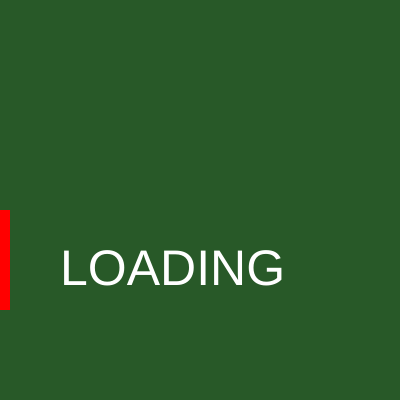
Frame 1 (no input)
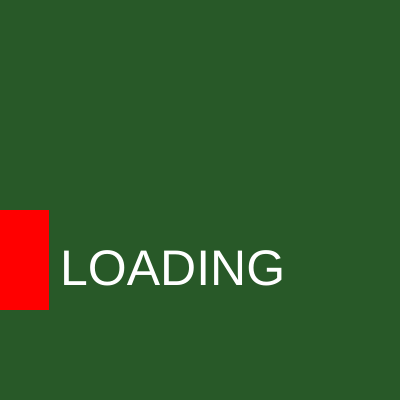
Frame 60 (no input)
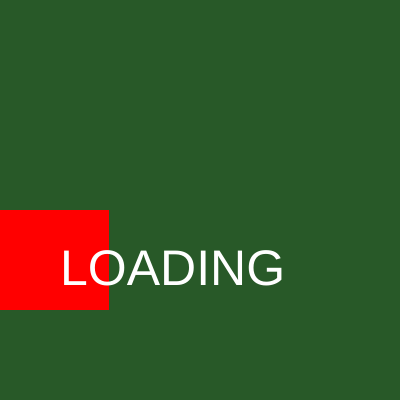
Frame 120 (the mouse pressed at the canvas centre since frame 60)

The p5.js sketch that drew these frames (run headless with seeded random() and noise() and a simulated clock; from frame 60 on, the mouse is pressed at the canvas centre):

// p5.js sketch
// ── sketch.js
var x = -10; //declares a variable x which will represent the width of the rectangle

function setup() {
  createCanvas(400, 400); //creates a canvas with 400x400 dimension

}

function draw() {
  background(40, 89, 40); //creates a greenish background
  noStroke(); //removes the outline from the rectangle
  fill(255, 0, 0); //fills the rectangle with red color
  rect(0, 210, x, 100); // gives the rectangle its position but has its width occupied by x variable
  
  fill(255,255,255);
  textSize(50); // giving size to the text
  text("LOADING", 60, 285); // shows the loading text
  
  x=x+1; //increases the width of the rectangle by 1px each time

if (x > width) { //tells the program to clear the screen if the width reaches the end of the screen.
background(23);
  
  
}
}
